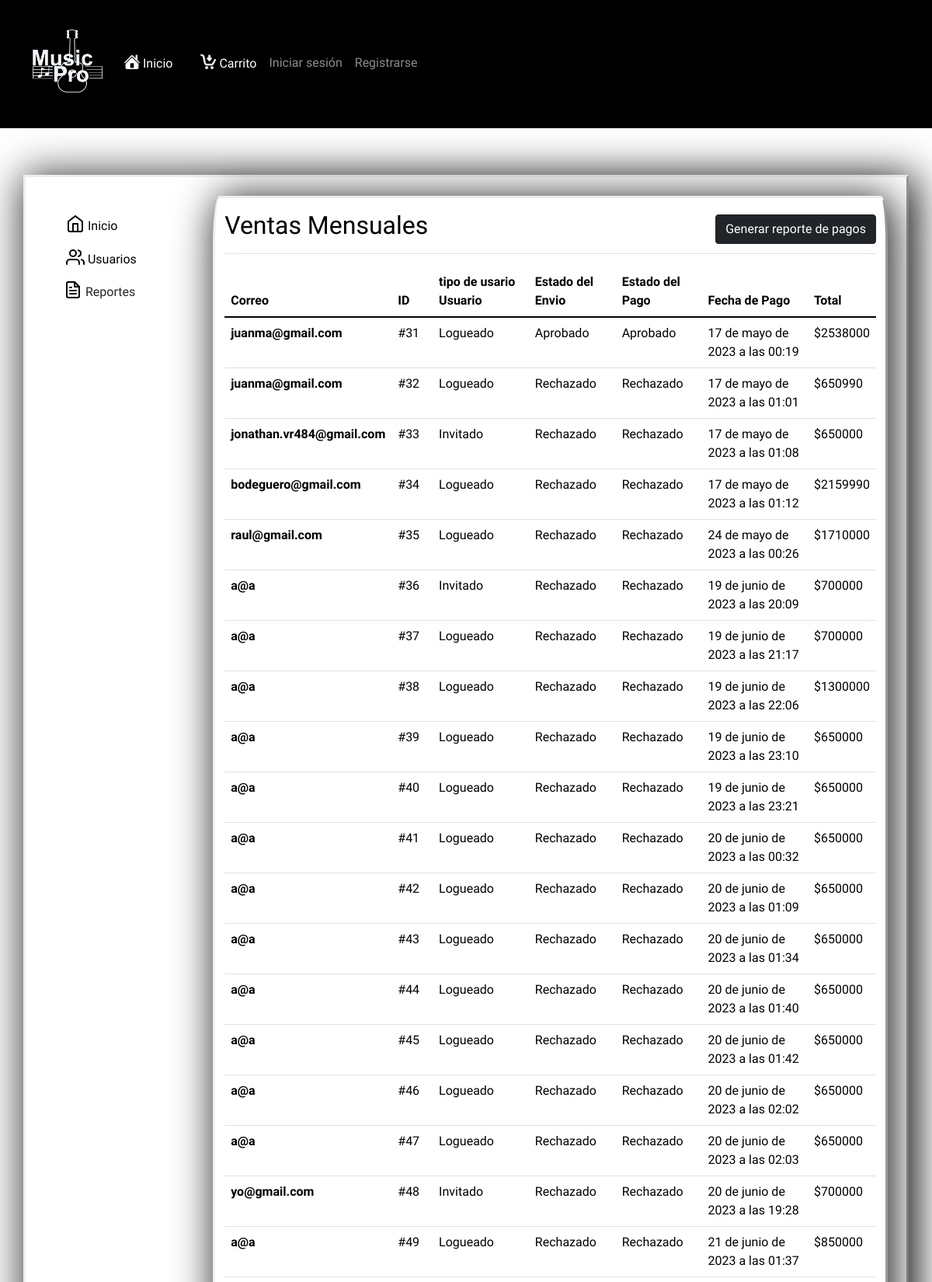
Page /repVentas (upper part) on the committed database.
### core/models.py (models this page shows)
class Historial(models.Model):
    fecha = models.DateTimeField(auto_now_add=True)
    total = models.IntegerField(default=0)
    estadoPago = models.BooleanField(default=False)
    estadoEnvio = models.BooleanField(default=False)
    OPCION_1 = 'Transferencia'
    OPCION_2 = 'Transbank'
    OPCIONES_TIPO_PAGO = [
        (True, OPCION_1),
        (False, OPCION_2),
    ]
    tipoPago = models.BooleanField(choices=OPCIONES_TIPO_PAGO, default=False)
    TIPO_1 = 'Logueado'
    TIPO_2 = 'Invitado'
    OPCIONES_TIPO_USUARIO = [
        (True, TIPO_1),
        (False, TIPO_2),
    ]
    tipoUsuario = models.BooleanField(choices=OPCIONES_TIPO_USUARIO, null=False,  default=False)
    email = models.EmailField(null=False, default='')

### core/views.py (the view)
# urls.py: path('repVentas', repVentas, name="repVentas"),
def repVentas(request):
    contexto = {'historial': Historial.objects.all()}
    return render(request, 'core/repVentas.html' ,contexto)

### core/context_processor.py (called while the page is built)
def total_carrito(request):
    total = 0
    if 'carrito' in request.session:
        for key, value in request.session["carrito"].items():
            total += int(value["acumulado"])
    return {"total_carrito":total}

### core/templates/core/repVentas.html (shortened to what this page needs)
{% extends "core/layout.html" %}
{% load static %}
{% block head %}
<link href="{% static 'core/css/repventas.css' %}" rel="stylesheet" type="text/css">
{% endblock %}
{% block content %}
<div id="contenido">
    <div class="container-fluid">
      <div class="row">
        <nav id="sidebarMenu" >
          <div class="position-sticky pt-3 sidebar-sticky">
            <ul class="nav flex-column" >
              <li class="nav-item">
                <a class="nav-link active" aria-current="page" id="iconoInfo" href="{% url 'administrador' %}">
                  Inicio
                </a>
              </li>
              <li class="nav-item">
                <a class="nav-link" href="{% url 'usuarioAdmin' %}" id="iconoInfo" >
                  Usuarios
                </a>
              </li>
              <li class="nav-item dropdown">
                <a class="btn btn-toggle align-items-center rounded" role="button" data-bs-toggle="collapse" aria-expanded="false" data-bs-target="#dashboard-collapse">
                  Reportes
                </a>
              </li>
            </ul>
          </div>
        </nav>
        <div id="pantalla">
          <main >
            <div class="d-flex justify-content-between flex-wrap flex-md-nowrap align-items-center pt-3 pb-2 mb-3 border-bottom">
              <h1 class="h2">Ventas Mensuales</h1> <button class="btn btn-dark" onclick="generarinfo()">Generar reporte de pagos</button>
            </div>
            <table class="table"  style="color:rgb(0, 0, 0)">
              <thead>
                  <tr>
                      <th scope="col">Correo</th>
                      <th scope="col">ID</th>
                      <th scope="col">tipo de usario Usuario</th>
                      <th scope="col">Estado del Envio</th>
                      <th scope="col">Estado del Pago</th>
                      <th scope="col">Fecha de Pago</th>
                      <th scope="col">Total</th>
                  </tr>
              </thead>
              <tbody>
                  {% for i in historial %}
                  <tr>
                      <th scope="row">{{ i.email }}</th>
                      <td>#{{ i.id }}</td>
                      <td>{% if i.tipoUsuario %}  Logueado
                        {% else %} Invitado
                        {% endif %}
                      </td>
                      <td>{% if i.estadoEnvio %} Aprobado
                        {% else %}Rechazado
                        {% endif %}</td>
                      <td>{% if i.estadoPago %} Aprobado
                        {% else %}Rechazado
                        {% endif %}
                      </td>
                      <td>{{ i.fecha }}</td>
                      <td>${{ i.total }}</td>
                  </tr>
                  {% endfor %}
              </tbody>
            </table>
          </main>
        </div>
      </div>
    </div>
  </div>
{% endblock %}

### core/static/core/css/stylelayout.css (style rules this page uses)
body { background-image: url("https://i.pinimg.com/564x/20/8b/9b/208b9ba35cebefbba9f945fb69f021ce.jpg"); background-repeat: no-repeat; background-position: center center; background-size: cover; background-attachment: fixed; }
.nav-link { display: flex; justify-content: center; align-items: center; }
* { padding: 0; margin: 0; font-family: 'Chakra Petch', sans-serif; }
body { background-color: #ffffff; background-color: #ffffff; }

### core/static/core/css/repventas.css (style rules this page uses)
#contenido { display: flex; justify-content: space-around; width: 95%; padding: 2%; margin: 5% 0% 5% 0%; background-color: rgb(255, 255, 255); color: rgb(0, 0, 0); border-style: outset; box-shadow: 5px 5px 50px 5px rgb(44, 44, 44); }
#sidebarMenu { width: 20%; height: 100%; }
#pantalla { width: 80%; height: auto; background-color: rgb(255, 255, 255); color: rgb(0, 0, 0); border-style: outset; box-shadow: 5px 5px 50px 5px rgb(44, 44, 44); border-radius: 1%; }
#iconoInfo { color: black; }
.container-fluid { height: auto; }

### rows in the picture
Historial: email "juanma@gmail.com", id "31", tipoUsuario "Logueado", estadoEnvio "Aprobado", estadoPago "Aprobado", fecha "17 de mayo de 2023 a las 00:19", total "2538000"
Historial: email "juanma@gmail.com", id "32", tipoUsuario "Logueado", estadoEnvio "Rechazado", estadoPago "Rechazado", fecha "17 de mayo de 2023 a las 01:01", total "650990"
Historial: email "jonathan.vr484@gmail.com", id "33", tipoUsuario "Invitado", estadoEnvio "Rechazado", estadoPago "Rechazado", fecha "17 de mayo de 2023 a las 01:08", total "650000"
Historial: email "bodeguero@gmail.com", id "34", tipoUsuario "Logueado", estadoEnvio "Rechazado", estadoPago "Rechazado", fecha "17 de mayo de 2023 a las 01:12", total "2159990"
Historial: email "raul@gmail.com", id "35", tipoUsuario "Logueado", estadoEnvio "Rechazado", estadoPago "Rechazado", fecha "24 de mayo de 2023 a las 00:26", total "1710000"
Historial: email "a@a", id "36", tipoUsuario "Invitado", estadoEnvio "Rechazado", estadoPago "Rechazado", fecha "19 de junio de 2023 a las 20:09", total "700000"
Historial: email "a@a", id "37", tipoUsuario "Logueado", estadoEnvio "Rechazado", estadoPago "Rechazado", fecha "19 de junio de 2023 a las 21:17", total "700000"
Historial: email "a@a", id "38", tipoUsuario "Logueado", estadoEnvio "Rechazado", estadoPago "Rechazado", fecha "19 de junio de 2023 a las 22:06", total "1300000"
Historial: email "a@a", id "39", tipoUsuario "Logueado", estadoEnvio "Rechazado", estadoPago "Rechazado", fecha "19 de junio de 2023 a las 23:10", total "650000"
Historial: email "a@a", id "40", tipoUsuario "Logueado", estadoEnvio "Rechazado", estadoPago "Rechazado", fecha "19 de junio de 2023 a las 23:21", total "650000"
Historial: email "a@a", id "41", tipoUsuario "Logueado", estadoEnvio "Rechazado", estadoPago "Rechazado", fecha "20 de junio de 2023 a las 00:32", total "650000"
Historial: email "a@a", id "42", tipoUsuario "Logueado", estadoEnvio "Rechazado", estadoPago "Rechazado", fecha "20 de junio de 2023 a las 01:09", total "650000"
Historial: email "a@a", id "43", tipoUsuario "Logueado", estadoEnvio "Rechazado", estadoPago "Rechazado", fecha "20 de junio de 2023 a las 01:34", total "650000"
Historial: email "a@a", id "44", tipoUsuario "Logueado", estadoEnvio "Rechazado", estadoPago "Rechazado", fecha "20 de junio de 2023 a las 01:40", total "650000"
Historial: email "a@a", id "45", tipoUsuario "Logueado", estadoEnvio "Rechazado", estadoPago "Rechazado", fecha "20 de junio de 2023 a las 01:42", total "650000"
Historial: email "a@a", id "46", tipoUsuario "Logueado", estadoEnvio "Rechazado", estadoPago "Rechazado", fecha "20 de junio de 2023 a las 02:02", total "650000"
Historial: email "a@a", id "47", tipoUsuario "Logueado", estadoEnvio "Rechazado", estadoPago "Rechazado", fecha "20 de junio de 2023 a las 02:03", total "650000"
Historial: email "yo@gmail.com", id "48", tipoUsuario "Invitado", estadoEnvio "Rechazado", estadoPago "Rechazado", fecha "20 de junio de 2023 a las 19:28", total "700000"
Historial: email "a@a", id "49", tipoUsuario "Logueado", estadoEnvio "Rechazado", estadoPago "Rechazado", fecha "21 de junio de 2023 a las 01:37", total "850000"
